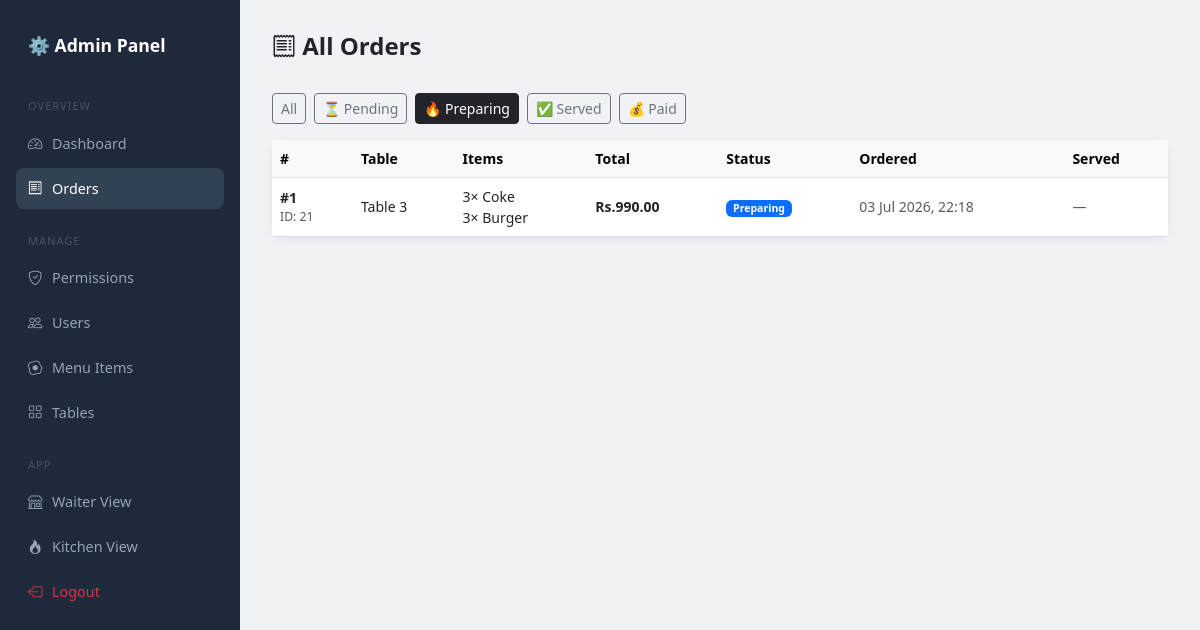
/admin-panel/orders/?status=preparing (signed in), run on the app's committed database.
### core/models.py (models this page shows, shortened)
class Order(models.Model):
    STATUS_CHOICES = [
        ('pending', 'Pending'),
        ('preparing', 'Preparing'),
        ('served', 'Served'),
        ('paid', 'Paid'),
    ]
    table              = models.ForeignKey(Table, on_delete=models.CASCADE, related_name='orders')
    status             = models.CharField(max_length=20, choices=STATUS_CHOICES, default='pending')
    created_at         = models.DateTimeField(auto_now_add=True)
    updated_at         = models.DateTimeField(auto_now=True)
    served_at          = models.DateTimeField(null=True, blank=True)
    daily_order_number = models.IntegerField(default=0)
    def total_price(self):
        return sum(item.subtotal() for item in self.items.all())

class Table(models.Model):
    number = models.IntegerField(unique=True)
    is_occupied = models.BooleanField(default=False)

class OrderItem(models.Model):
    order      = models.ForeignKey(Order, on_delete=models.CASCADE, related_name='items')
    menu_item  = models.ForeignKey(MenuItem, on_delete=models.CASCADE)
    quantity   = models.PositiveIntegerField(default=1)
    note       = models.TextField(blank=True)
    unit_price = models.DecimalField(max_digits=6, decimal_places=2, default=0)
    def subtotal(self):
        return self.quantity * self.unit_price

class MenuItem(models.Model):
    CATEGORY_CHOICES = [
        ('food', 'Food'),
        ('drink', 'Drink'),
        ('dessert', 'Dessert'),
    ]
    FOOD_TYPE_CHOICES = [
        ('veg',     'Vegetarian'),
        ('non_veg', 'Non-Vegetarian'),
        ('na',      'N/A'),
    ]
    name         = models.CharField(max_length=100)
    price        = models.DecimalField(max_digits=6, decimal_places=2)
    category     = models.CharField(max_length=20, choices=CATEGORY_CHOICES)
    food_type    = models.CharField(max_length=10, choices=FOOD_TYPE_CHOICES, default='na')
    is_available = models.BooleanField(default=True)

### core/views.py (the view)
# urls.py: path('admin-panel/orders/', views.admin_orders, name='admin_orders'),
@role_required('admin')
def admin_orders(request):
    status = request.GET.get('status', '')
    orders = Order.objects.select_related('table').prefetch_related(
        'items__menu_item'
    ).order_by('-created_at')
    if status:
        orders = orders.filter(status=status)
    statuses = [
        ('pending',   '⏳ Pending'),
        ('preparing', '🔥 Preparing'),
        ('served',    '✅ Served'),
        ('paid',      '💰 Paid'),
    ]
    return render(request, 'core/admin/orders.html', {
        'orders': orders, 'status': status, 'statuses': statuses
    })

### core/templates/core/admin/orders.html (shortened to what this page needs)
{% extends 'core/admin/base_admin.html' %}
{% block content %}
<div class="topbar">
    <h4 class="fw-bold mb-0"><i class="bi bi-receipt"></i> All Orders</h4>
</div>
<div class="d-flex gap-2 mb-3 flex-wrap">
    <a href="{% url 'admin_orders' %}"
       class="btn btn-sm {% if not status %}btn-dark{% else %}btn-outline-secondary{% endif %}">
        All
    </a>
    {% for s, label in statuses %}
    <a href="?status={{ s }}"
       class="btn btn-sm {% if status == s %}btn-dark{% else %}btn-outline-secondary{% endif %}">
        {{ label }}
    </a>
    {% endfor %}
</div>
<div class="card">
    <div class="table-responsive">
        <table class="table table-hover align-middle mb-0 small">
            <thead class="table-light">
    <tr>
        <th>#</th>
        <th>Table</th>
        <th>Items</th>
        <th>Total</th>
        <th>Status</th>
        <th>Ordered</th>
        <th>Served</th>
    </tr>
</thead>
<tbody>
    {% for order in orders %}
    <tr>
        <td>
            <strong>#{{ order.daily_order_number }}</strong>
            <small class="text-muted d-block">ID: {{ order.id }}</small>
        </td>
        <td>Table {{ order.table.number }}</td>
        <td>
            {% for item in order.items.all %}
                <div>{{ item.quantity }}× {{ item.menu_item.name }}</div>
            {% endfor %}
        </td>
        <td class="fw-semibold">Rs.{{ order.total_price }}</td>
        <td>
            {% if order.status == 'paid' %}
                <span class="badge bg-success">Paid</span>
            {% elif order.status == 'served' %}
                <span class="badge bg-info">Served</span>
            {% elif order.status == 'preparing' %}
                <span class="badge bg-primary">Preparing</span>
            {% else %}
                <span class="badge bg-warning text-dark">Pending</span>
            {% endif %}
        </td>
        <td class="text-muted">{{ order.created_at|date:"d M Y, H:i" }}</td>
        <td class="text-muted">
            {% if order.served_at %}
                {{ order.served_at|date:"d M Y, H:i" }}
            {% else %}
                —
            {% endif %}
        </td>
    </tr>
    {% empty %}
        <tr>
            <td colspan="7" class="text-center text-muted py-4">No orders found.</td>
        </tr>
    {% endfor %}
</tbody>
        </table>
    </div>
</div>
{% endblock %}

### core/templates/core/admin/base_admin.html (style rules this page uses)
body { background: #f0f2f5; }
.card { border: none; border-radius: 12px; box-shadow: 0 2px 8px rgba(0,0,0,0.07); }
.topbar { display: flex; justify-content: space-between; align-items: center; margin-bottom: 2rem; }

### data on the page
Order: daily_order_number "1", id "21", table.number "3", total_price "990.00", status "Preparing", created_at "03 Jul 2026, 22:18"
OrderItem: quantity "3", menu_item.name "Coke"
OrderItem: quantity "3", menu_item.name "Burger"

### other printed values
{{ label }} "⏳ Pending" "🔥 Preparing" "✅ Served" "💰 Paid"
